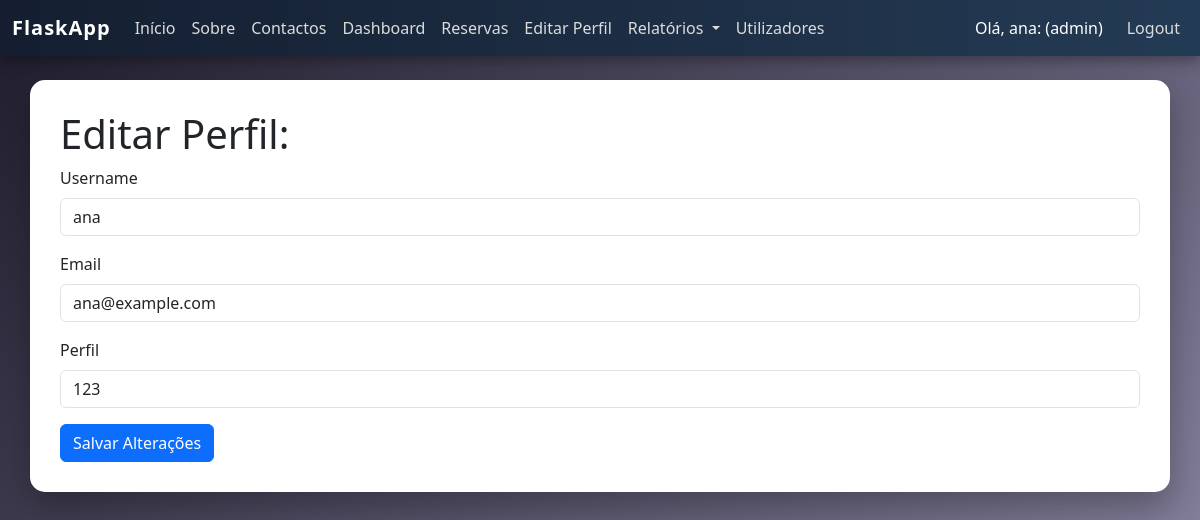
The page /editar-perfil (signed in) on the database its author committed.
### tables this page shows
CREATE TABLE users (
    id INTEGER PRIMARY KEY AUTOINCREMENT,
    username TEXT UNIQUE NOT NULL,
    email TEXT UNIQUE NOT NULL,
    password TEXT NOT NULL,
    perfil TEXT NOT NULL DEFAULT "user"
);

### app.py (the view)
@app.route("/editar-perfil")
@login_required
def edit_perfil():
    db = get_db()
    user = db.execute("SELECT * FROM users WHERE id=?", (session["user_id"],)).fetchone()
    return render_template("edit_perfil.html", user=user)

### app.py (called while the page is built)
@app.context_processor
def inject_recursos_dropdown():
    db = get_db()
    recursos = db.execute("SELECT * FROM recursos ORDER BY nome").fetchall()
    return {"recursos_dropdown": recursos}

def login_required(f):
    @wraps(f)
    def wrapper(*args, **kwargs):
        if "user_id" not in session:
            session["next"] = request.path
            return redirect("/login")
        return f(*args, **kwargs)
    return wrapper

def get_db():
    if "db" not in g:
        g.db = sqlite3.connect("database.db")
        g.db.row_factory = sqlite3.Row
    return g.db

### Templates/edit_perfil.html (shortened to what this page needs)
{% extends "base.html" %}
{% block content %}
    <h1>Editar Perfil:</h1>
    <form action="/edit_perfil/{{ user.id }}" method="POST">
        <div class="mb-3">
            <label for="username" class="form-label">Username</label>
            <input type="text" class="form-control" id="username" name="username" value="{{ user.username }}" required>
        </div>
        <div class="mb-3">
            <label for="email" class="form-label">Email</label>
            <input type="email" class="form-control" id="email" name="email" value="{{ user.email }}" required>
        </div>
        <div class="mb-3">
            <label for="perfil" class="form-label">Perfil</label>
            <input type="text" class="form-control" id="password" name="password" value="{{ user.password }}" required>
        </div>
        <button type="submit" class="btn btn-primary">Salvar Alterações</button>
    </form>
{% endblock %}

### Templates/base.html (shortened to what this page needs)
<!DOCTYPE html>
<html lang="pt">
<head>
    <link href="https://cdn.jsdelivr.net/npm/bootstrap@5.3.0/dist/css/bootstrap.min.css" rel="stylesheet">
    <link href="https://cdn.jsdelivr.net/npm/bootstrap-icons@1.11.3/font/bootstrap-icons.css" rel="stylesheet">
    <link rel="stylesheet" href="{{ url_for('static', filename='css/style.css') }}">
</head>
<body class="bg-light">
<nav class="navbar navbar-expand-lg navbar-dark bg-dark">
    <div class="container-fluid">
        <a class="navbar-brand" href="/">FlaskApp</a>
        <ul class="navbar-nav me-auto">
            <li class="nav-item"><a class="nav-link" href="/">Início</a></li>
            <li class="nav-item"><a class="nav-link" href="/sobre">Sobre</a></li>
            <li class="nav-item"><a class="nav-link" href="/contactos">Contactos</a></li>
            {% if session.get("user_id") %}
                {% if session.get("perfil") == "admin" %}
                    <li class="nav-item">
                        <a class="nav-link" href="/area_privada">Dashboard</a>
                    </li>
                {% endif %}
                <li class="nav-item">
                    <a class="nav-link" href="/reservas">Reservas</a>
                </li>
                <li class="nav-item">
                    <a class="nav-link" href="/editar-perfil">Editar Perfil</a>
                </li>
                <li class="nav-item dropdown">
                    <a class="nav-link dropdown-toggle" href="#" role="button" data-bs-toggle="dropdown">
                        Relatórios
                    </a>
                </li>
                {% if session.get("perfil") == "admin" %}
                    <li class="nav-item">
                        <a class="nav-link" href="/users">Utilizadores</a>
                    </li>
                {% endif %}
            {% endif %}
        </ul>
        <ul class="navbar-nav ms-auto">
            {% if session.get("user_id") %}
                <li class="nav-item">
                    <label class="navbar-text text-white me-3">
                        Olá, {{ session.username }}: ({{ session.perfil }})
                    </label>
                </li>
                <li class="nav-item"><a class="nav-link" href="/logout">Logout</a></li>
            {% else %}
                <li class="nav-item"><a class="nav-link" href="/login">Login</a></li>
            {% endif %}
        </ul>
    </div>
</nav>
<div class="container mt-4">
    {% block content %}{% endblock %}
</div>
</body>
</html>

### Static/css/style.css (style rules this page uses)
body { background: linear-gradient(135deg,#1f1c2c,#928dab); font-family: 'Segoe UI', Tahoma, Geneva, Verdana, sans-serif; min-height:100vh; }
.navbar { background: linear-gradient(90deg,#141e30,#243b55) !important; box-shadow:0 4px 15px rgba(0,0,0,0.4); }
.navbar-brand { font-weight:bold; letter-spacing:1px; color:#ffffff !important; }
.navbar-nav .nav-link { color:#dcdcdc !important; transition:0.3s; }
.container { background:white; padding:30px; border-radius:15px; box-shadow:0 15px 35px rgba(0,0,0,0.3); }
.navbar-text { font-weight:500; color:#ffffff !important; }
.container { animation:fadein 0.5s ease; }

### rows shown on the page
users: username "ana", perfil "admin", email "ana@example.com", password "123"
